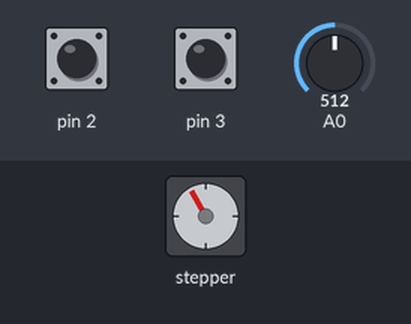
A sketch run on a simulated Arduino Uno, built with avr-gcc and run on an emulated ATmega328P. Shown: stepper motor. Wiring (inferred from the names in the program): stepper motor driver (200 steps per turn assumed): step pin 10; direction pin 11. The test bench sets the inputs (shaded band); at power-on: A0 = 512, pin 2 HIGH, pin 3 HIGH. What the sketch prints to the serial monitor is not drawn.

Above: at 1.2 s.
1.3 s: A0 set to 716
At 1.65 s:
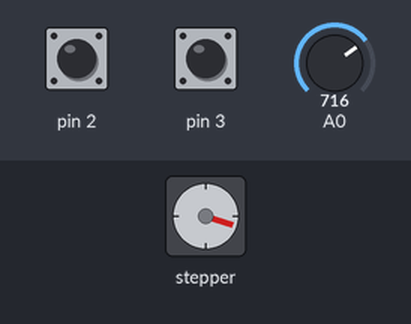
4.3 s: pin 2 pulled LOW for 1 s
At 4.66 s:
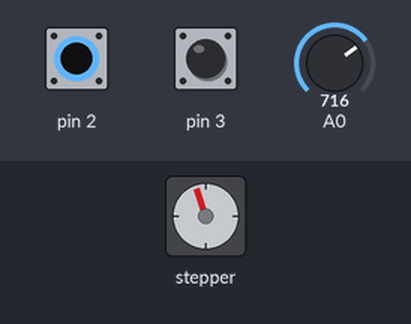
7.5 s: pin 3 pulled LOW for 0.15 s
At 7.67 s:
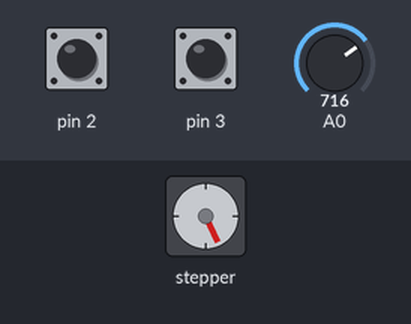
10.5 s: pin 2 pulled LOW for 0.15 s
13.6 s: pin 3 pulled LOW for 1 s
Timing chart, 0 to 18.6 s (numbered marks = the images above; inputs shaded):
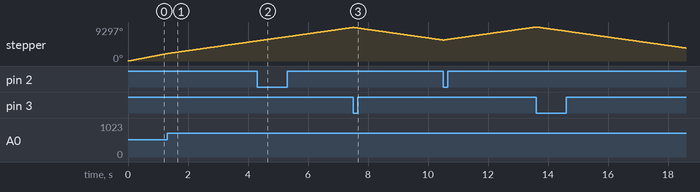

The sketch:

motor_code.ino
```cpp
//curent (A) at 1.5A
#define DIR_PIN 11
#define PUL_PIN 10
int button1 = LOW;
int button2 = LOW;
void setup() {
  // put your setup code here, to run once:
  Serial.begin(9600);
  pinMode(DIR_PIN, OUTPUT);
  pinMode(PUL_PIN, OUTPUT);
  pinMode(2, INPUT_PULLUP);
  pinMode(3, INPUT_PULLUP);
  //low = clockwise when pointed up
  //high = counterclockwise when pointed up
  digitalWrite(DIR_PIN, HIGH);
   Serial.print("start");
}

void loop() {
  // current rn set at 800 pulse/rev
  int sensorVal1 = digitalRead(2);
  int sensorVal2 = digitalRead(3);
  int sensorValue = analogRead(A0);
  //Serial.println(sensorValue);
  if(sensorVal1 == LOW && button1){
    digitalWrite(DIR_PIN, HIGH);
    //Serial.print("press1");
    button1 = LOW;
  }else{
    button1 = HIGH;
  }
   if(sensorVal2 == LOW && button2){
    digitalWrite(DIR_PIN, LOW);
    //Serial.print("press2");
    button2 = LOW;
  }else{
    button2 = HIGH;
  }

  digitalWrite(PUL_PIN, HIGH);
  delayMicroseconds(sensorValue);
  digitalWrite(PUL_PIN, LOW);
  delayMicroseconds(sensorValue);
}
```
